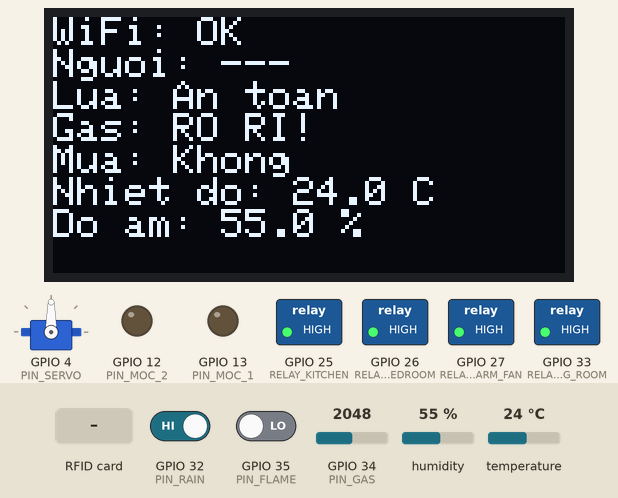
The sketch below on a simulated ESP32. Shown: 128×64 one-colour display, servo, switched loads named in the sketch (green lamp = pin HIGH), output pins drawn as LEDs (lit = HIGH). Dashed ring = blinking. The inputs (shaded band) are chosen by the test bench; at power-on: GPIO 32 (PIN_RAIN) HIGH, GPIO 34 (PIN_GAS) = 2048, GPIO 35 (PIN_FLAME) LOW, humidity 55 %, temperature 24 °C. WiFi joins after 1.5 s; servers stay silent unless stated.

Above: at 3.1 s.
3.2 s: RFID card 63 88 4A AC held to the reader
At 3.5 s:
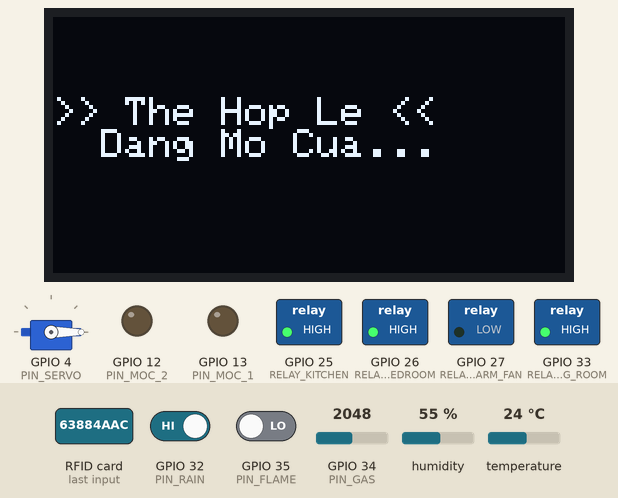
9.2 s: GPIO 32 (PIN_RAIN) driven LOW
At 11.6 s:
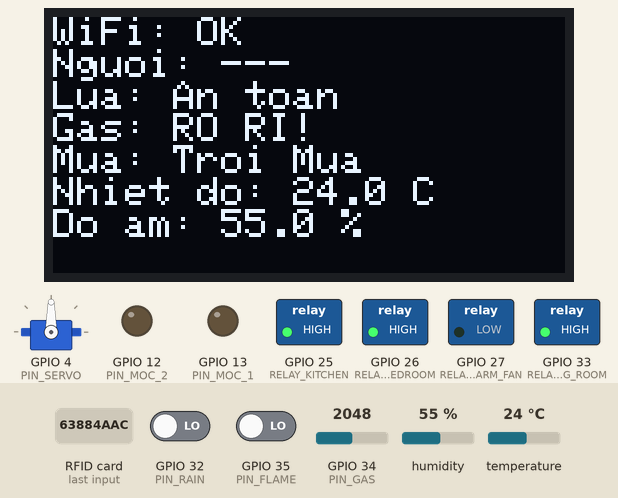
15.2 s: GPIO 34 (PIN_GAS) set to 1065
16.7 s: GPIO 34 (PIN_GAS) set to 967
At 17.8 s:
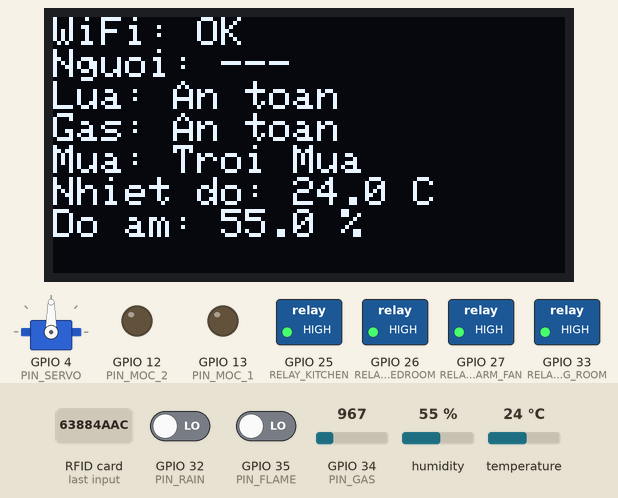
18.2 s: GPIO 32 (PIN_RAIN) driven HIGH
At 20.1 s:
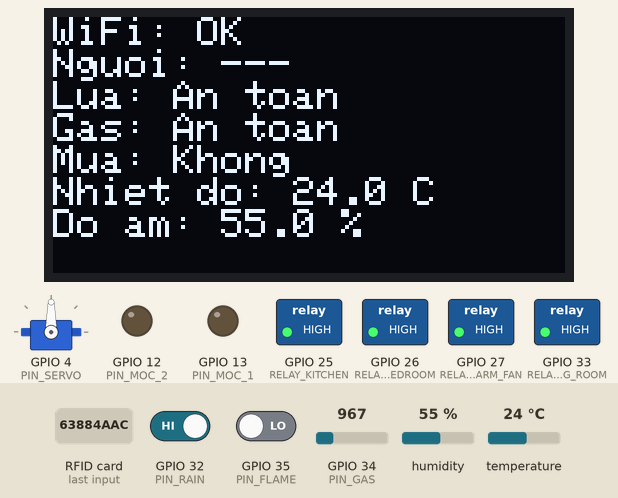
20.7 s: GPIO 35 (PIN_FLAME) driven HIGH
At 22.0 s:
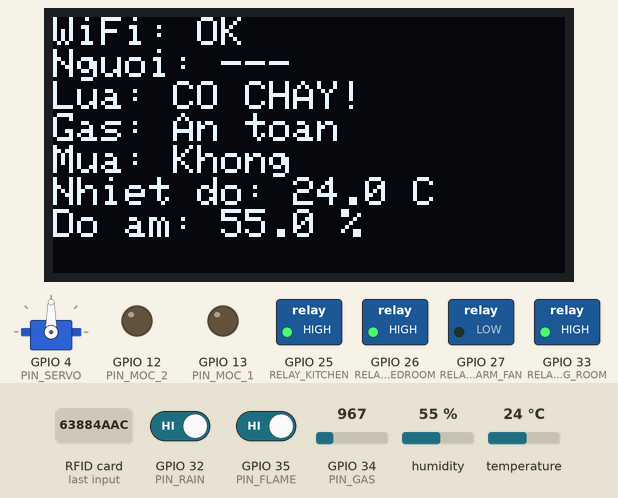
Timing chart, 0 to 74.2 s (numbered marks = the images above; inputs shaded):
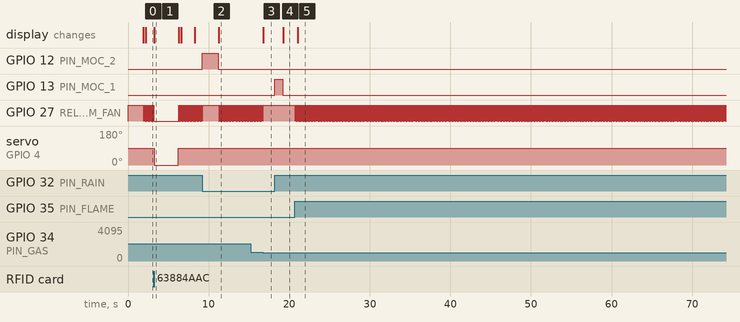

Measured:
- the behaviour switches between 1001 and 1000 on GPIO 34 (PIN_GAS) (found by bisection; images 2 and 3)
- after the input at 3.2 s, servo on GPIO 4 (PIN_SERVO): 90° → 0° after 0.05 s, → 90° 3.0 s later; the display: first differs from a run without the input after 0.05 s (image 1)
- after the input at 9.2 s, GPIO 12 (PIN_MOC_2): LOW → HIGH at once, → LOW 2.0 s later; the display: changes after 2.1 s (image 2)
- after the input at 16.7 s, GPIO 27 (RELAY_ALARM_FAN): goes on until 16.7 s, then stays HIGH; the display: changes after 0.10 s (image 3)
- after the input at 18.2 s, GPIO 13 (PIN_MOC_1): LOW → HIGH at once, → LOW 1.0 s later; the display: changes after 1.0 s (image 4)
- after the input at 20.7 s, GPIO 27 (RELAY_ALARM_FAN): alternates HIGH for 0.03 s and LOW for 0.03 s, starting at once; the display: changes after 0.36 s (image 5)
- by itself, GPIO 27 (RELAY_ALARM_FAN): repeats every 0.05 s: LOW 0.03 s, HIGH 0.03 s

The sketch:

esp32_main.ino
```cpp
/**
 * @file esp32_main.ino
 * @brief Smart Home Central Automation & IoT Controller (ESP32)
 * @author Nguyễn Văn Phú (MSSV: 23021322) - EMA 2027 Mechatronics
 * @version 1.0.0
 *
 * Chức năng chính:
 * 1. Giám sát môi trường: Nhiệt độ, độ ẩm (DHT11), Cảm biến mưa.
 * 2. Cảnh báo an ninh & an toàn cháy nổ: Lửa (Flame Sensor), Khí Gas rò rỉ (MQ-2).
 * 3. Kiểm soát ra vào tự động (Access Control): RFID-RC522 + Động cơ Servo.
 * 4. Điều khiển giàn phơi thông minh: Tự động kéo/thu dựa trên cảm biến mưa.
 * 5. Điều khiển chiếu sáng đa phòng & thiết bị qua App Blynk IoT & Màn hình OLED SSD1306.
 */

// Đảm bảo các định nghĩa Blynk Template nằm trước thư viện Blynk
#define BLYNK_TEMPLATE_ID   "TMPL4itusNubY"
#define BLYNK_TEMPLATE_NAME "SMARTHOME"
#define BLYNK_AUTH_TOKEN    "BPRTxSexCfoaSZ11I8J_LMcpHQBiHWJ7"

// Thư viện cần thiết
#include <WiFi.h>
#include <BlynkSimpleEsp32.h>
#include <DHT.h>
#include <Wire.h>
#include <Adafruit_GFX.h>
#include <Adafruit_SSD1306.h>
#include <SPI.h>
#include <MFRC522.h>
#include <ESP32Servo.h>

// ====================================================================
//                   CẤU HÌNH THIẾT BỊ & CHÂN KẾT NỐI (PINOUT)
// ====================================================================
// Thông tin WiFi
char ssid[] = "TP-Link_9F36";
char pass[] = "38361623";

// Cảm biến
const int PIN_FLAME = 35;       // Cảm biến lửa
const int PIN_GAS   = 34;       // Cảm biến Gas MQ-2 (Analog)
const int PIN_RAIN  = 32;       // Cảm biến mưa
#define PIN_DHT       14        // Cảm biến DHT11
#define DHTTYPE       DHT11

// Relay điều khiển thiết bị điện (Kích mức LOW)
const int RELAY_LIVING_ROOM = 33; // Đèn phòng khách
const int RELAY_KITCHEN     = 25; // Đèn phòng bếp
const int RELAY_BEDROOM     = 26; // Đèn phòng ngủ
const int RELAY_ALARM_FAN   = 27; // Chuông còi & Quạt hút khẩn cấp

// Giàn phơi thông minh (Động cơ DC đảo chiều)
const int PIN_MOC_1 = 13;
const int PIN_MOC_2 = 12;

// Cửa tự động (RFID RC522 & Servo SG90)
#define PIN_SERVO   4
#define SS_PIN      5           // Chân SDA/SS của RFID
#define RST_PIN     15          // Chân RST của RFID

// Màn hình OLED I2C (SSD1306 128x64)
#define SCREEN_WIDTH  128
#define SCREEN_HEIGHT 64
Adafruit_SSD1306 display(SCREEN_WIDTH, SCREEN_HEIGHT, &Wire, -1);

// ====================================================================
//                   KHỞI TẠO ĐỐI TƯỢNG VÀ BIẾN TOÀN CỤC
// ====================================================================
DHT dht(PIN_DHT, DHTTYPE);
MFRC522 mfrc522(SS_PIN, RST_PIN);
Servo myServo;

// Danh sách mã UID thẻ từ RFID hợp lệ
const char *allowedUIDs[] = {
  "63 88 4A AC"  // Thẻ Master
};
const int allowedCount = sizeof(allowedUIDs) / sizeof(allowedUIDs[0]);

// Biến trạng thái thiết bị
bool ledPk      = false;
bool ledPn      = false;
bool ledPb      = false;
bool bell       = false;
bool autodry    = false;
String message  = "";

// Biến trạng thái cảm biến & an ninh
bool flameAlert = false;
bool gasAlert   = false;
bool rainAlert  = false;
bool hasPerson  = false;
unsigned long lastPersonDetect = 0;

// Trạng thái giàn phơi
bool isRaining   = false;
bool hasExtended = false;

// ====================================================================
//                   XỬ LÝ SỰ KIỆN TỪ BLYNK IOT APP
// ====================================================================
BLYNK_WRITE(V0) { ledPk = param.asInt(); }    // Đèn phòng khách
BLYNK_WRITE(V1) { ledPb = param.asInt(); }    // Đèn phòng bếp
BLYNK_WRITE(V2) { ledPn = param.asInt(); }    // Đèn phòng ngủ
BLYNK_WRITE(V3) { bell = param.asInt(); }     // Còi chuông / Quạt
BLYNK_WRITE(V8) { autodry = param.asInt(); }  // Chế độ giàn phơi
BLYNK_WRITE(V10) { message = param.asStr(); } // Tin nhắn hiển thị OLED

// ====================================================================
//                   CÁC MODULE CHỨC NĂNG HỆ THỐNG
// ====================================================================

/**
 * @brief Điều khiển bật/tắt thiết bị gia dụng qua Relay
 */
void controlDevice() {
  digitalWrite(RELAY_LIVING_ROOM, ledPk ? LOW : HIGH);
  digitalWrite(RELAY_KITCHEN,     ledPb ? LOW : HIGH);
  digitalWrite(RELAY_BEDROOM,     ledPn ? LOW : HIGH);
  digitalWrite(RELAY_ALARM_FAN,   bell  ? LOW : HIGH);
}

/**
 * @brief Giám sát cảm biến mưa & Tự động đóng/mở giàn phơi thông minh
 */
void handleAutoClothesline() {
  int rainState = digitalRead(PIN_RAIN); // LOW = Có mưa
  Blynk.virtualWrite(V8, rainState);

  if (rainState == LOW) { // Phát hiện trời mưa -> Thu giàn phơi vào
    if (!isRaining) {
      rainAlert = true;
      digitalWrite(PIN_MOC_1, LOW);
      digitalWrite(PIN_MOC_2, HIGH);
      delay(2000);
      digitalWrite(PIN_MOC_1, LOW);
      digitalWrite(PIN_MOC_2, LOW);
      isRaining = true;
      hasExtended = false;
    }
  } else { // Trời tạnh mưa -> Kéo giàn phơi ra ngoài
    if (isRaining && !hasExtended) {
      rainAlert = false;
      digitalWrite(PIN_MOC_1, HIGH);
      digitalWrite(PIN_MOC_2, LOW);
      delay(1000);
      digitalWrite(PIN_MOC_1, LOW);
      digitalWrite(PIN_MOC_2, LOW);
      hasExtended = true;
      isRaining = false;
    }
  }
}

/**
 * @brief Hệ thống báo cháy và rò rỉ khí gas khẩn cấp
 */
void handleSafetyAlarm() {
  int flameSignal = digitalRead(PIN_FLAME); // HIGH = Phát hiện lửa
  int gasSignal   = analogRead(PIN_GAS);    // Giá trị ADC nồng độ khí gas

  Blynk.virtualWrite(V5, flameSignal);
  Blynk.virtualWrite(V4, gasSignal);

  flameAlert = (flameSignal == HIGH);
  gasAlert   = (gasSignal > 1000);

  // Kích hoạt còi báo động khẩn cấp nếu có cháy hoặc rò rỉ khí gas
  if (flameAlert || gasAlert) {
    digitalWrite(RELAY_ALARM_FAN, LOW); // Bật còi & quạt hút
  } else if (!bell) {
    digitalWrite(RELAY_ALARM_FAN, HIGH); // Tắt còi khi an toàn (nếu Blynk không bật)
  }
}

/**
 * @brief Đọc thông số nhiệt độ & độ ẩm môi trường và gửi lên Blynk
 */
void handleEnvironmentSensors() {
  float humid = dht.readHumidity();
  float temp  = dht.readTemperature();

  if (!isnan(humid) && !isnan(temp)) {
    Blynk.virtualWrite(V6, temp);
    Blynk.virtualWrite(V7, humid);
  }
}

/**
 * @brief Hiển thị tin nhắn thông báo lên màn hình OLED
 */
void displayMessage(const char* msg) {
  display.clearDisplay();
  display.setCursor(0, 20);
  display.println(msg);
  display.display();
}

/**
 * @brief Cập nhật bảng thông số thời gian thực lên màn hình OLED
 */
void updateOLEDDisplay() {
  float t = dht.readTemperature();
  float h = dht.readHumidity();

  // Kiểm tra thời gian hiển thị trạng thái người vào
  if (hasPerson && (millis() - lastPersonDetect > 5000)) {
    hasPerson = false;
  }

  display.clearDisplay();
  display.setCursor(0, 0);

  // Trạng thái WiFi
  display.print(F("WiFi: "));
  display.println(WiFi.status() == WL_CONNECTED ? F("OK") : F("MAT KET NOI"));

  // Trạng thái cửa / Người
  display.print(F("Nguoi: "));
  display.println(hasPerson ? F("VUA VAO") : F("---"));

  // Cảnh báo an ninh
  display.print(F("Lua: "));
  display.println(flameAlert ? F("CO CHAY!") : F("An toan"));

  display.print(F("Gas: "));
  display.println(gasAlert ? F("RO RI!") : F("An toan"));

  display.print(F("Mua: "));
  display.println(digitalRead(PIN_RAIN) == LOW ? F("Troi Mua") : F("Khong"));

  // Thông số môi trường
  display.print(F("Nhiet do: "));
  display.print(isnan(t) ? 0 : t, 1);
  display.println(F(" C"));

  display.print(F("Do am: "));
  display.print(isnan(h) ? 0 : h, 1);
  display.println(F(" %"));

  if (message.length() > 0) {
    display.print(F("Msg: "));
    display.println(message);
  }

  display.display();
}

/**
 * @brief Kiểm tra thẻ từ RFID và tự động điều khiển mở/đóng cửa
 */
void handleAutoDoorRFID() {
  if (!mfrc522.PICC_IsNewCardPresent() || !mfrc522.PICC_ReadCardSerial()) {
    return;
  }

  // Chuyển đổi mã UID sang chuỗi HEX viết hoa
  String readUID = "";
  for (byte i = 0; i < mfrc522.uid.size; i++) {
    if (mfrc522.uid.uidByte[i] < 0x10) readUID += "0";
    readUID += String(mfrc522.uid.uidByte[i], HEX);
    if (i != mfrc522.uid.size - 1) readUID += " ";
  }
  readUID.toUpperCase();

  // Xác thực quyền truy cập
  bool authorized = false;
  for (int i = 0; i < allowedCount; i++) {
    if (readUID == allowedUIDs[i]) {
      authorized = true;
      break;
    }
  }

  if (authorized) {
    hasPerson = true;
    lastPersonDetect = millis();
    displayMessage(">> The Hop Le <<\n  Dang Mo Cua...");
    myServo.write(0);        // Mở cửa
    delay(3000);             // Giữ cửa mở trong 3 giây
    myServo.write(90);       // Đóng cửa lại
    displayMessage(">> Da Dong Cua <<");
  } else {
    displayMessage(">> Canh Bao <<\n The Khong Hop Le!");
    delay(1500);
  }

  mfrc522.PICC_HaltA();
  mfrc522.PCD_StopCrypto1();
}

// ====================================================================
//                   SETUP & MAIN LOOP
// ====================================================================
void setup() {
  Serial.begin(115200);

  // Cấu hình chân I/O
  pinMode(PIN_FLAME, INPUT);
  pinMode(PIN_GAS, INPUT);
  pinMode(PIN_RAIN, INPUT);

  pinMode(RELAY_LIVING_ROOM, OUTPUT);
  pinMode(RELAY_KITCHEN, OUTPUT);
  pinMode(RELAY_BEDROOM, OUTPUT);
  pinMode(RELAY_ALARM_FAN, OUTPUT);

  pinMode(PIN_MOC_1, OUTPUT);
  pinMode(PIN_MOC_2, OUTPUT);
  pinMode(PIN_SERVO, OUTPUT);

  // Mặc định tắt các Relay (Active LOW)
  digitalWrite(RELAY_LIVING_ROOM, HIGH);
  digitalWrite(RELAY_KITCHEN, HIGH);
  digitalWrite(RELAY_BEDROOM, HIGH);
  digitalWrite(RELAY_ALARM_FAN, HIGH);
  digitalWrite(PIN_MOC_1, LOW);
  digitalWrite(PIN_MOC_2, LOW);

  // Khởi động OLED I2C
  if (!display.begin(SSD1306_SWITCHCAPVCC, 0x3C)) {
    Serial.println(F("[ERROR] OLED Khong khoi dong duoc!"));
  } else {
    display.clearDisplay();
    display.setTextSize(1);
    display.setTextColor(SSD1306_WHITE);
    displayMessage("Khoi dong he thong...\nDang ket noi WiFi...");
  }

  // Khởi động giao tiếp WiFi & Blynk
  Blynk.begin(BLYNK_AUTH_TOKEN, ssid, pass);
  displayMessage("Da ket noi Blynk!\nSan sang hoat dong.");

  // Khởi động cảm biến DHT11
  dht.begin();

  // Khởi động SPI & RFID Module
  SPI.begin();
  mfrc522.PCD_Init();

  // Khởi động Servo mở cửa
  myServo.attach(PIN_SERVO, 500, 2400);
  myServo.write(90); // Vị trí đóng cửa ban đầu
}

void loop() {
  Blynk.run();
  handleSafetyAlarm();
  handleEnvironmentSensors();
  handleAutoDoorRFID();
  controlDevice();
  handleAutoClothesline();
  updateOLEDDisplay();
}
```
